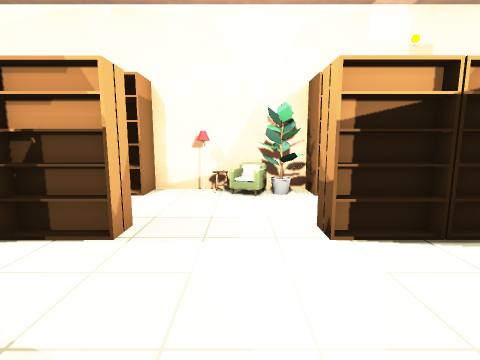
[1] (above)

18 first-person views from a walk through a scene from a Unity 3-D project. The camera is 1.3 m above the floor, tilts 8° down and sees 85° across. Doors are open. The floor is counted in squares, 1 m on a side. Each view is taken from the middle of a square. On the plan, view 1 faces up. The plan holds only what a view shows up to about 13 squares ahead; the rest is blank. The place goes on beyond the plan. The player is left out. Some surface patterns are stand-ins.

[2]
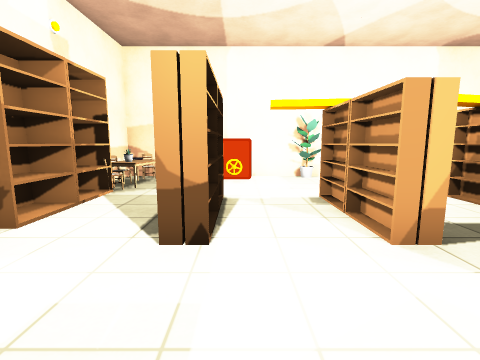

[3]
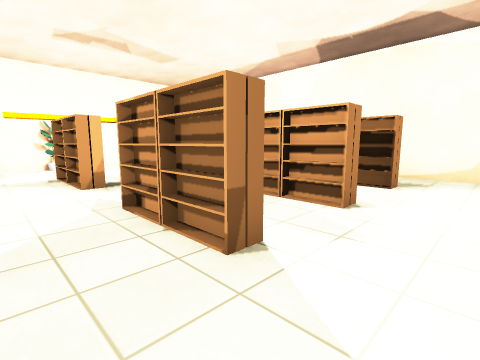

[4]
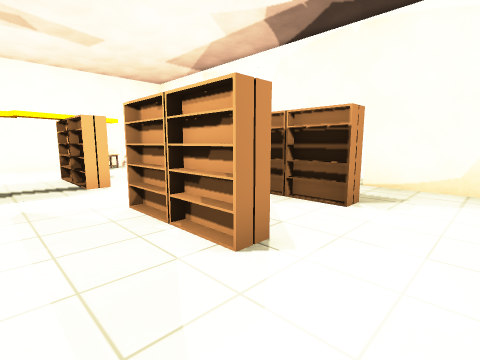

[5]
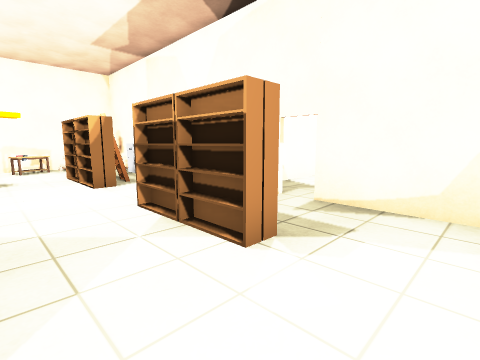

[6]
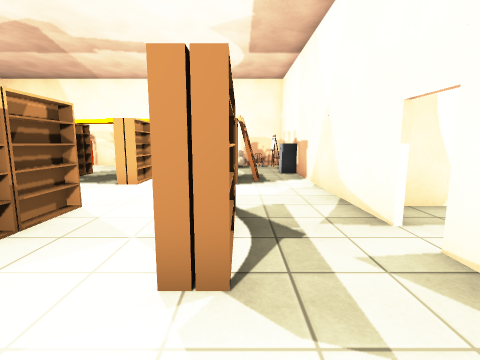

[7]
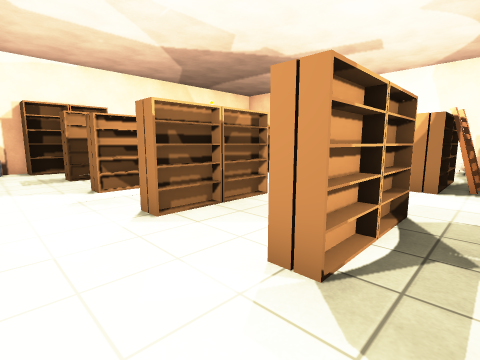

[8]
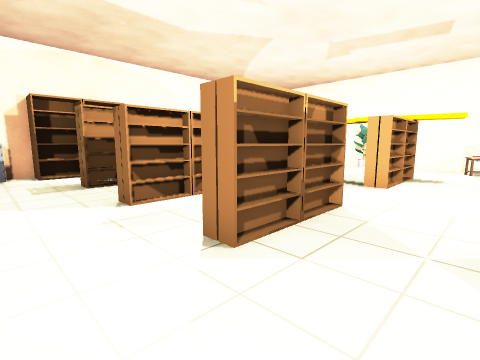

[9]
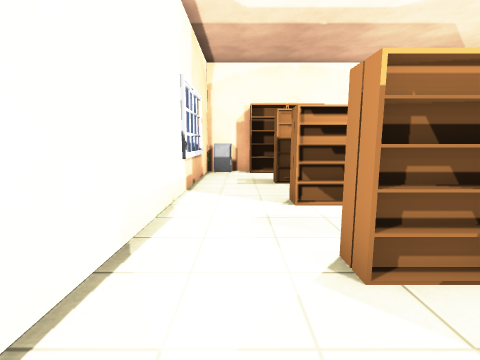

[10]
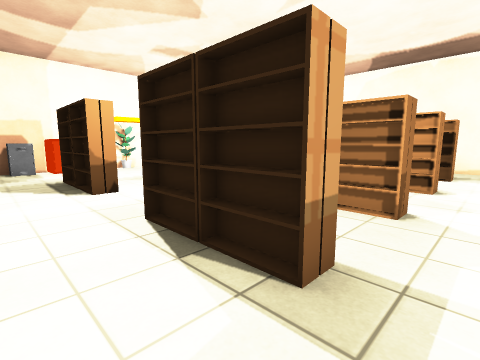

[11]
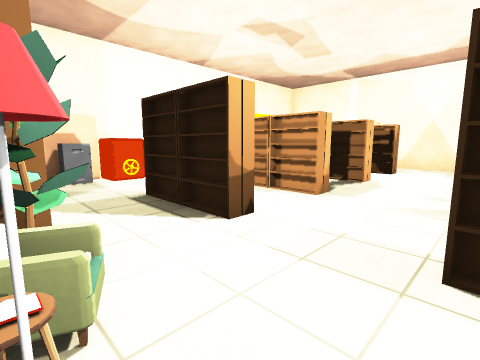

[12]
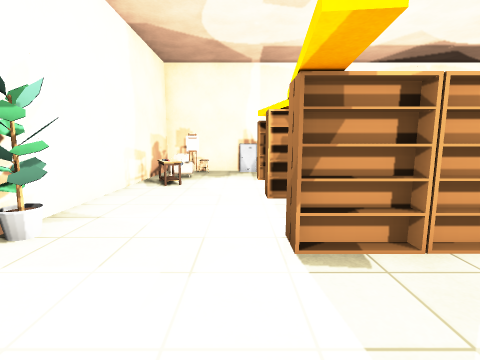

[13]
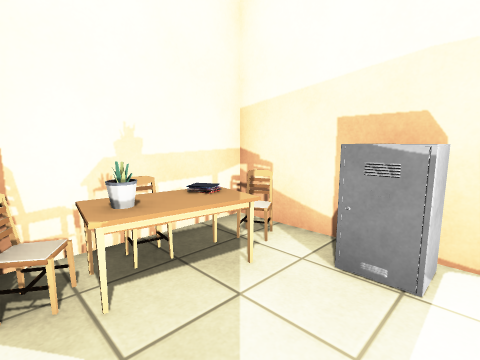

[14]
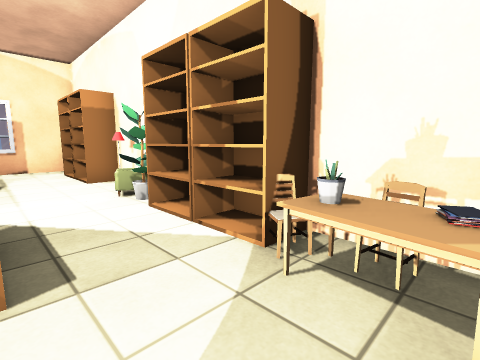

[15]
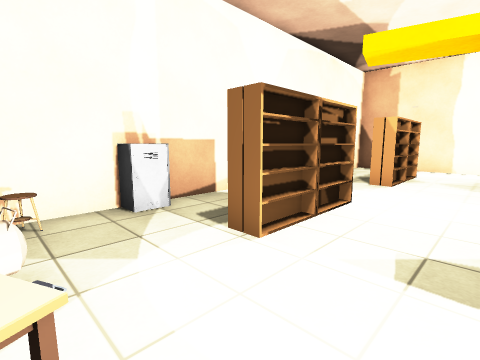

[16]
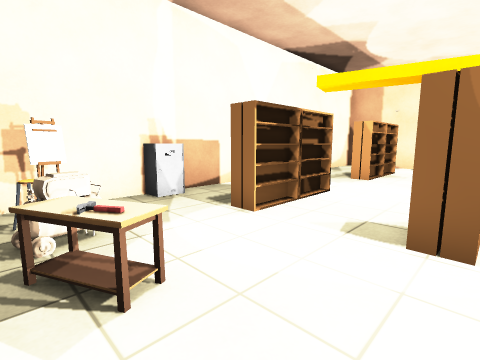

[17]
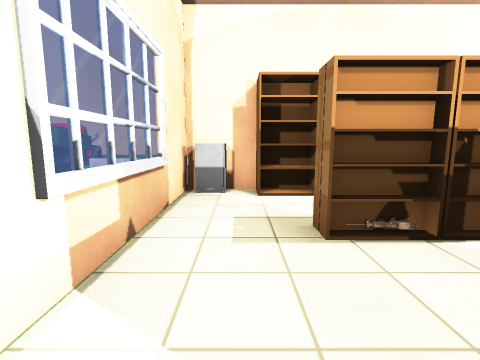

[18]
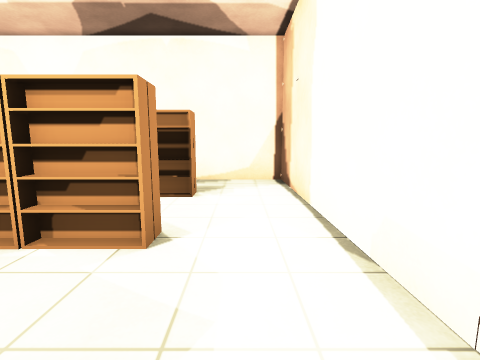

### Floor plan
Points are (right, up) in squares from view 1. A wall is a line through its corners. A room is listed if a view was taken in it or the views show most of it. See-through windows are left out.
Room 1 (views 1, 2, 3, 4, 5, 6, 7, 8, 9, 10, 11, 12, 13, 14, 15, 16, 17, 18)
walls: (-7.5, -0.5) (-7.5, -8.4) (-4, -8.4); (2, 7.4) (-2.5, 7.4); (-3.1, -8.4) (8.4, -8.4) (8.4, 7.4) (5, 7.4); (-5.5, 7.4) (-7.5, 7.4) (-7.5, 4.4)
low walls: (-7.4, 7.2) (-9.5, 7.2)
ways out: open door at (-3.5, -8.5)
objects: other object (-8, 2); other object (-8, 3); other object (-8, 4); other object (-7, 7); other object (-5, -6) to (-4, -6); other object (-5, -2) to (-4, -2); other object (-5, 1) to (-4, 1); other object (-5, 4) to (-4, 4); other object (-5, 7); other object (-4, -5); other object (-4, -3); other object (-4, 7) to (-3, 7); other object (-3, -6) to (-2, -6); other object (-3, -5) to (-2, -5); other object (-3, -3) to (-2, -3); other object (-3, -2) to (-2, -2); other object (-3, 1) to (-2, 1); other object (-3, 4) to (-2, 4); other object (-1, 6); other object (-1, 7); other object (0, 7); other object (1, -6); other object (1, -2) to (2, -2); other object (1, 1) to (2, 1); other object (1, 4) to (2, 4); other object (1, 7); other object (2, -6); other object (2, -5) to (3, -5); other object (2, -3); other object (2, 7) to (3, 7); other object (3, -6) to (4, -6); other object (3, -3); other object (3, -2); other object (3, 1); other object (3, 4) to (4, 4); other object (4, -8) to (5, -8); other object (4, -5); other object (4, 7); other object (5, 7); other object (6, -8); other object (6, 6); other object (6, 7); other object (7, -8); other object (7, -7); other object (7, -6); other object (7, -5) to (8, -5); other object (7, -4); other object (7, 3) to (8, 3); other object (7, 6) to (7, 7); other object (8, 0) to (8, 1); other object (8, 4) to (8, 5); other object (8, 7)

Where each view was taken, in squares from view 1:
view 1: 0 up, 0 right, facing up
view 2: 3 up, 2 left, facing right
view 3: 3 up, 7 left, facing down-right
view 4: 0 up, 7 left, facing down-right
view 5: 3 down, 7 left, facing down-right
view 6: 6 down, 7 left, facing right
view 7: 7 down, 7 left, facing up-right
view 8: 5 down, 7 left, facing up-right
view 9: 5 down, 6 left, facing up
view 10: 6 up, 6 left, facing down-right
view 11: 7 up, 2 left, facing down-right
view 12: 4 up, 5 right, facing down
view 13: 4 up, 5 right, facing up-right
view 14: 4 up, 7 right, facing up-left
view 15: 3 down, 7 right, facing down-left
view 16: 2 down, 8 right, facing down-left
view 17: 0 up, 6 left, facing up
view 18: 1 up, 6 left, facing down
